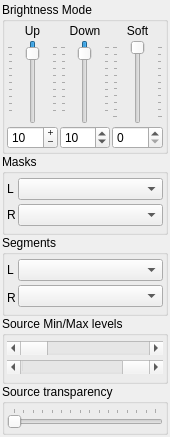
  <widget class="QDockWidget" name="dockWidget_Main">
   <property name="enabled">
    <bool>true</bool>
   </property>
   <property name="sizePolicy">
    <sizepolicy hsizetype="Ignored" vsizetype="Ignored">
     <horstretch>0</horstretch>
     <verstretch>0</verstretch>
    </sizepolicy>
   </property>
   <property name="minimumSize">
    <size>
     <width>170</width>
     <height>422</height>
    </size>
   </property>
   <property name="maximumSize">
    <size>
     <width>170</width>
     <height>100000</height>
    </size>
   </property>
   <property name="features">
    <set>QDockWidget::DockWidgetFloatable|QDockWidget::DockWidgetMovable</set>
   </property>
   <property name="allowedAreas">
    <set>Qt::LeftDockWidgetArea</set>
   </property>
   <property name="windowTitle">
    <string>Main Toolbox (F1)</string>
   </property>
   <attribute name="dockWidgetArea">
    <number>1</number>
   </attribute>
   <widget class="QWidget" name="dockWidgetContents">
    <property name="sizePolicy">
     <sizepolicy hsizetype="MinimumExpanding" vsizetype="MinimumExpanding">
      <horstretch>0</horstretch>
      <verstretch>0</verstretch>
     </sizepolicy>
    </property>
    <property name="minimumSize">
     <size>
      <width>170</width>
      <height>400</height>
     </size>
    </property>
    <property name="maximumSize">
     <size>
      <width>170</width>
      <height>16777215</height>
     </size>
    </property>
    <layout class="QVBoxLayout">
     <property name="spacing">
      <number>0</number>
     </property>
     <property name="leftMargin">
      <number>0</number>
     </property>
     <property name="topMargin">
      <number>0</number>
     </property>
     <property name="rightMargin">
      <number>0</number>
     </property>
     <property name="bottomMargin">
      <number>0</number>
     </property>
     <item>
      <layout class="QVBoxLayout">
       <property name="leftMargin">
        <number>2</number>
       </property>
       <property name="topMargin">
        <number>2</number>
       </property>
       <property name="rightMargin">
        <number>2</number>
       </property>
       <property name="bottomMargin">
        <number>2</number>
       </property>
       <item>
        <widget class="QGroupBox" name="groupBox_7">
         <property name="sizePolicy">
          <sizepolicy hsizetype="Expanding" vsizetype="Minimum">
           <horstretch>0</horstretch>
           <verstretch>0</verstretch>
          </sizepolicy>
         </property>
         <property name="minimumSize">
          <size>
           <width>120</width>
           <height>100</height>
          </size>
         </property>
         <property name="title">
          <string>Brightness Mode</string>
         </property>
         <layout class="QGridLayout">
          <property name="leftMargin">
           <number>2</number>
          </property>
          <property name="topMargin">
           <number>2</number>
          </property>
          <property name="rightMargin">
           <number>2</number>
          </property>
          <property name="bottomMargin">
           <number>2</number>
          </property>
          <property name="spacing">
           <number>2</number>
          </property>
          <item row="0" column="0">
           <widget class="QLabel" name="label_6">
            <property name="text">
             <string>Up</string>
            </property>
            <property name="alignment">
             <set>Qt::AlignCenter</set>
            </property>
           </widget>
          </item>
          <item row="0" column="1">
           <widget class="QLabel" name="label_7">
            <property name="text">
             <string>Down</string>
            </property>
            <property name="alignment">
             <set>Qt::AlignCenter</set>
            </property>
           </widget>
          </item>
          <item row="0" column="2">
           <widget class="QLabel" name="label_8">
            <property name="text">
             <string>Soft</string>
            </property>
            <property name="alignment">
             <set>Qt::AlignCenter</set>
            </property>
           </widget>
          </item>
          <item row="1" column="0">
           <widget class="QSlider" name="verticalSlider">
            <property name="sizePolicy">
             <sizepolicy hsizetype="Minimum" vsizetype="Expanding">
              <horstretch>0</horstretch>
              <verstretch>0</verstretch>
             </sizepolicy>
            </property>
            <property name="layoutDirection">
             <enum>Qt::RightToLeft</enum>
            </property>
            <property name="minimum">
             <number>1</number>
            </property>
            <property name="value">
             <number>10</number>
            </property>
            <property name="orientation">
             <enum>Qt::Vertical</enum>
            </property>
            <property name="invertedAppearance">
             <bool>true</bool>
            </property>
            <property name="invertedControls">
             <bool>false</bool>
            </property>
            <property name="tickPosition">
             <enum>QSlider::TicksBothSides</enum>
            </property>
           </widget>
          </item>
          <item row="1" column="1">
           <widget class="QSlider" name="verticalSlider_2">
            <property name="sizePolicy">
             <sizepolicy hsizetype="Minimum" vsizetype="Expanding">
              <horstretch>0</horstretch>
              <verstretch>0</verstretch>
             </sizepolicy>
            </property>
            <property name="layoutDirection">
             <enum>Qt::RightToLeft</enum>
            </property>
            <property name="minimum">
             <number>1</number>
            </property>
            <property name="value">
             <number>10</number>
            </property>
            <property name="orientation">
             <enum>Qt::Vertical</enum>
            </property>
            <property name="invertedAppearance">
             <bool>true</bool>
            </property>
            <property name="invertedControls">
             <bool>false</bool>
            </property>
            <property name="tickPosition">
             <enum>QSlider::TicksBothSides</enum>
            </property>
           </widget>
          </item>
          <item row="1" column="2">
           <widget class="QSlider" name="verticalSlider_3">
            <property name="sizePolicy">
             <sizepolicy hsizetype="Minimum" vsizetype="Expanding">
              <horstretch>0</horstretch>
              <verstretch>0</verstretch>
             </sizepolicy>
            </property>
            <property name="layoutDirection">
             <enum>Qt::RightToLeft</enum>
            </property>
            <property name="minimum">
             <number>0</number>
            </property>
            <property name="maximum">
             <number>10</number>
            </property>
            <property name="pageStep">
             <number>1</number>
            </property>
            <property name="value">
             <number>0</number>
            </property>
            <property name="orientation">
             <enum>Qt::Vertical</enum>
            </property>
            <property name="invertedAppearance">
             <bool>true</bool>
            </property>
            <property name="invertedControls">
             <bool>false</bool>
            </property>
            <property name="tickPosition">
             <enum>QSlider::TicksBothSides</enum>
            </property>
           </widget>
          </item>
          <item row="2" column="0">
           <widget class="KeysafeSpinBox" name="SpinUp">
            <property name="enabled">
             <bool>true</bool>
            </property>
            <property name="focusPolicy">
             <enum>Qt::WheelFocus</enum>
            </property>
            <property name="readOnly">
             <bool>false</bool>
            </property>
            <property name="buttonSymbols">
             <enum>QAbstractSpinBox::PlusMinus</enum>
            </property>
            <property name="keyboardTracking">
             <bool>false</bool>
            </property>
            <property name="minimum">
             <number>1</number>
            </property>
            <property name="value">
             <number>10</number>
            </property>
           </widget>
          </item>
          <item row="2" column="1">
           <widget class="KeysafeSpinBox" name="SpinDown">
            <property name="enabled">
             <bool>true</bool>
            </property>
            <property name="focusPolicy">
             <enum>Qt::WheelFocus</enum>
            </property>
            <property name="keyboardTracking">
             <bool>false</bool>
            </property>
            <property name="minimum">
             <number>1</number>
            </property>
            <property name="value">
             <number>10</number>
            </property>
           </widget>
          </item>
          <item row="2" column="2">
           <widget class="KeysafeSpinBox" name="SpinSoft">
            <property name="enabled">
             <bool>true</bool>
            </property>
            <property name="focusPolicy">
             <enum>Qt::WheelFocus</enum>
            </property>
            <property name="keyboardTracking">
             <bool>false</bool>
            </property>
            <property name="minimum">
             <number>0</number>
            </property>
            <property name="maximum">
             <number>10</number>
            </property>
            <property name="value">
             <number>0</number>
            </property>
           </widget>
          </item>
         </layout>
        </widget>
       </item>
       <item>
        <widget class="QGroupBox" name="groupBox_5">
         <property name="sizePolicy">
          <sizepolicy hsizetype="Expanding" vsizetype="Fixed">
           <horstretch>0</horstretch>
           <verstretch>0</verstretch>
          </sizepolicy>
         </property>
         <property name="minimumSize">
          <size>
           <width>158</width>
           <height>81</height>
          </size>
         </property>
         <property name="title">
          <string>Masks</string>
         </property>
         <layout class="QHBoxLayout">
          <property name="spacing">
           <number>2</number>
          </property>
          <property name="leftMargin">
           <number>2</number>
          </property>
          <property name="topMargin">
           <number>2</number>
          </property>
          <property name="rightMargin">
           <number>2</number>
          </property>
          <property name="bottomMargin">
           <number>2</number>
          </property>
          <item>
           <layout class="QGridLayout">
            <item row="0" column="0">
             <widget class="QLabel" name="label">
              <property name="text">
               <string>L</string>
              </property>
             </widget>
            </item>
            <item row="0" column="1">
             <widget class="QComboBox" name="MaskBoxLeft">
              <property name="sizePolicy">
               <sizepolicy hsizetype="Expanding" vsizetype="Fixed">
                <horstretch>0</horstretch>
                <verstretch>0</verstretch>
               </sizepolicy>
              </property>
             </widget>
            </item>
            <item row="1" column="0">
             <widget class="QLabel" name="label_2">
              <property name="text">
               <string>R</string>
              </property>
             </widget>
            </item>
            <item row="1" column="1">
             <widget class="QComboBox" name="MaskBoxRight"/>
            </item>
           </layout>
          </item>
         </layout>
        </widget>
       </item>
       <item>
        <widget class="QGroupBox" name="groupBox_6">
         <property name="sizePolicy">
          <sizepolicy hsizetype="Expanding" vsizetype="Fixed">
           <horstretch>0</horstretch>
           <verstretch>0</verstretch>
          </sizepolicy>
         </property>
         <property name="minimumSize">
          <size>
           <width>158</width>
           <height>81</height>
          </size>
         </property>
         <property name="title">
          <string>Segments</string>
         </property>
         <layout class="QHBoxLayout">
          <property name="spacing">
           <number>2</number>
          </property>
          <property name="leftMargin">
           <number>2</number>
          </property>
          <property name="topMargin">
           <number>2</number>
          </property>
          <property name="rightMargin">
           <number>2</number>
          </property>
          <property name="bottomMargin">
           <number>2</number>
          </property>
          <item>
           <layout class="QGridLayout">
            <item row="0" column="0">
             <widget class="QLabel" name="label_4">
              <property name="text">
               <string>L</string>
              </property>
             </widget>
            </item>
            <item row="1" column="0">
             <widget class="QLabel" name="label_5">
              <property name="sizePolicy">
               <sizepolicy hsizetype="Maximum" vsizetype="Preferred">
                <horstretch>0</horstretch>
                <verstretch>0</verstretch>
               </sizepolicy>
              </property>
              <property name="text">
               <string>R</string>
              </property>
             </widget>
            </item>
           </layout>
          </item>
          <item>
           <layout class="QGridLayout">
            <item row="0" column="0">
             <widget class="QComboBox" name="SegBoxLeft"/>
            </item>
            <item row="1" column="0">
             <widget class="QComboBox" name="SegBoxRight"/>
            </item>
           </layout>
          </item>
         </layout>
        </widget>
       </item>
       <item>
        <widget class="QGroupBox" name="groupBox_2">
         <property name="sizePolicy">
          <sizepolicy hsizetype="Expanding" vsizetype="Fixed">
           <horstretch>0</horstretch>
           <verstretch>0</verstretch>
          </sizepolicy>
         </property>
         <property name="minimumSize">
          <size>
           <width>158</width>
           <height>68</height>
          </size>
         </property>
         <property name="title">
          <string>Source Min/Max levels</string>
         </property>
         <layout class="QVBoxLayout">
          <property name="spacing">
           <number>2</number>
          </property>
          <property name="leftMargin">
           <number>2</number>
          </property>
          <property name="topMargin">
           <number>2</number>
          </property>
          <property name="rightMargin">
           <number>2</number>
          </property>
          <property name="bottomMargin">
           <number>2</number>
          </property>
          <item>
           <widget class="QScrollBar" name="MinSlider">
            <property name="maximum">
             <number>255</number>
            </property>
            <property name="pageStep">
             <number>20</number>
            </property>
            <property name="value">
             <number>0</number>
            </property>
            <property name="orientation">
             <enum>Qt::Horizontal</enum>
            </property>
           </widget>
          </item>
          <item>
           <widget class="QScrollBar" name="MaxSlider">
            <property name="maximum">
             <number>255</number>
            </property>
            <property name="pageStep">
             <number>20</number>
            </property>
            <property name="value">
             <number>255</number>
            </property>
            <property name="orientation">
             <enum>Qt::Horizontal</enum>
            </property>
           </widget>
          </item>
         </layout>
        </widget>
       </item>
       <item>
        <widget class="QGroupBox" name="groupBox_3">
         <property name="sizePolicy">
          <sizepolicy hsizetype="Expanding" vsizetype="Fixed">
           <horstretch>0</horstretch>
           <verstretch>0</verstretch>
          </sizepolicy>
         </property>
         <property name="minimumSize">
          <size>
           <width>158</width>
           <height>51</height>
          </size>
         </property>
         <property name="title">
          <string>Source transparency</string>
         </property>
         <layout class="QHBoxLayout">
          <property name="spacing">
           <number>2</number>
          </property>
          <property name="leftMargin">
           <number>2</number>
          </property>
          <property name="topMargin">
           <number>2</number>
          </property>
          <property name="rightMargin">
           <number>2</number>
          </property>
          <property name="bottomMargin">
           <number>2</number>
          </property>
          <item>
           <widget class="QSlider" name="TransSlider">
            <property name="minimum">
             <number>0</number>
            </property>
            <property name="maximum">
             <number>15</number>
            </property>
            <property name="pageStep">
             <number>4</number>
            </property>
            <property name="orientation">
             <enum>Qt::Horizontal</enum>
            </property>
            <property name="invertedAppearance">
             <bool>false</bool>
            </property>
            <property name="tickPosition">
             <enum>QSlider::TicksAbove</enum>
            </property>
           </widget>
          </item>
         </layout>
        </widget>
       </item>
      </layout>
     </item>
    </layout>
   </widget>
  </widget>
